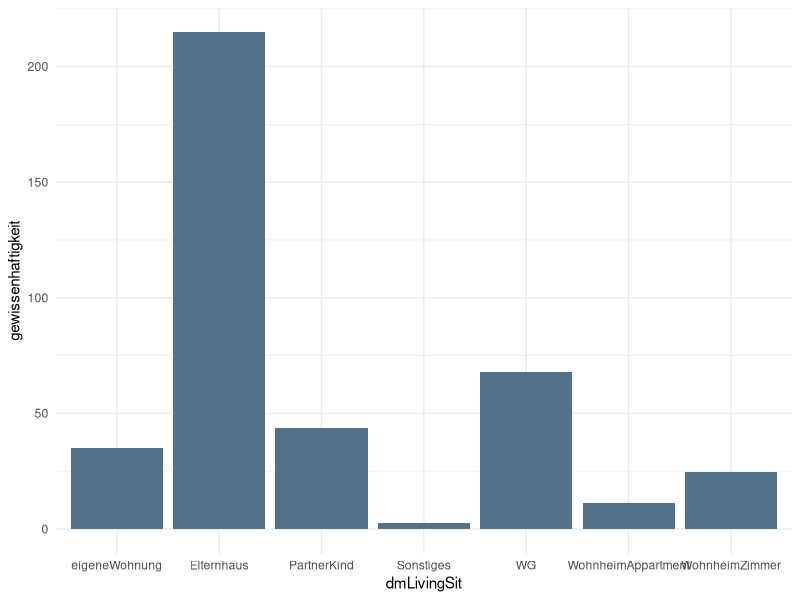
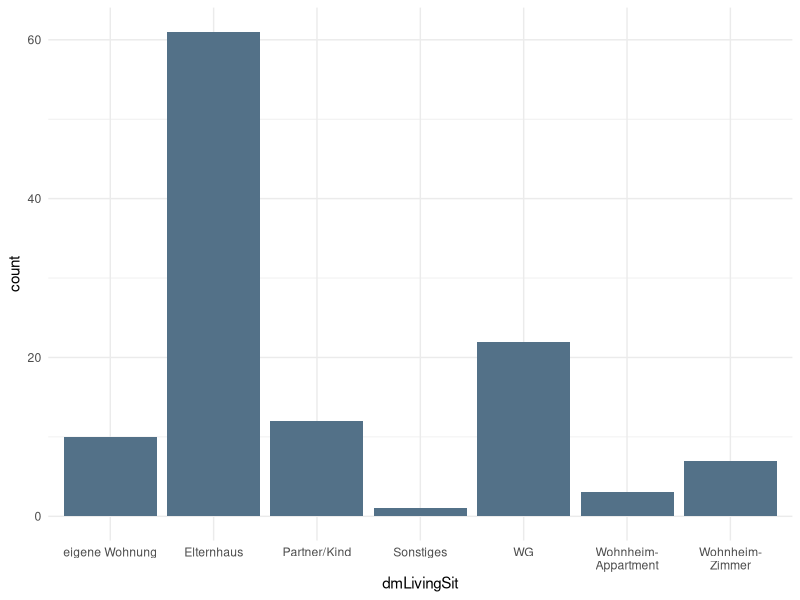
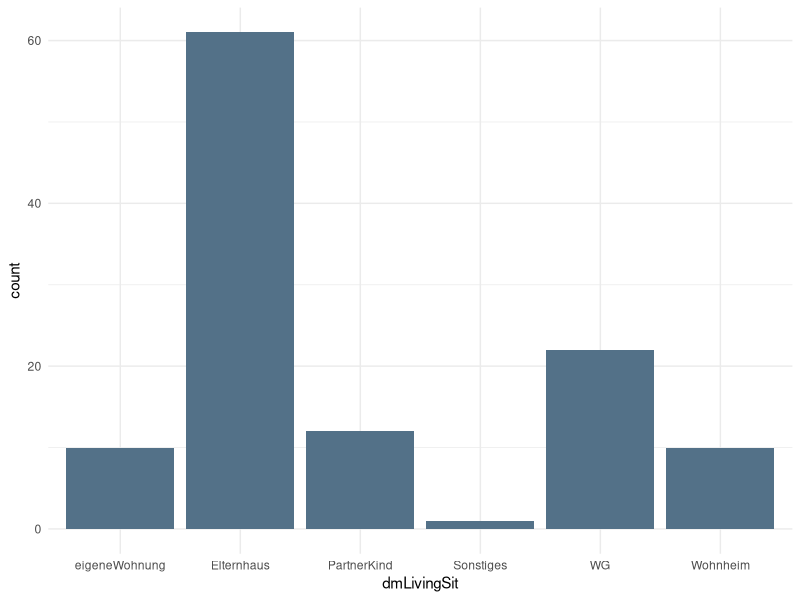
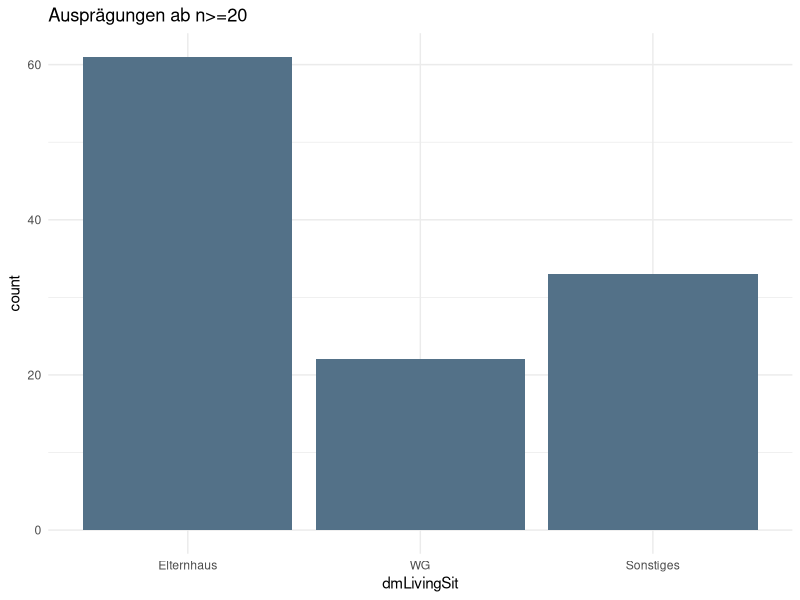
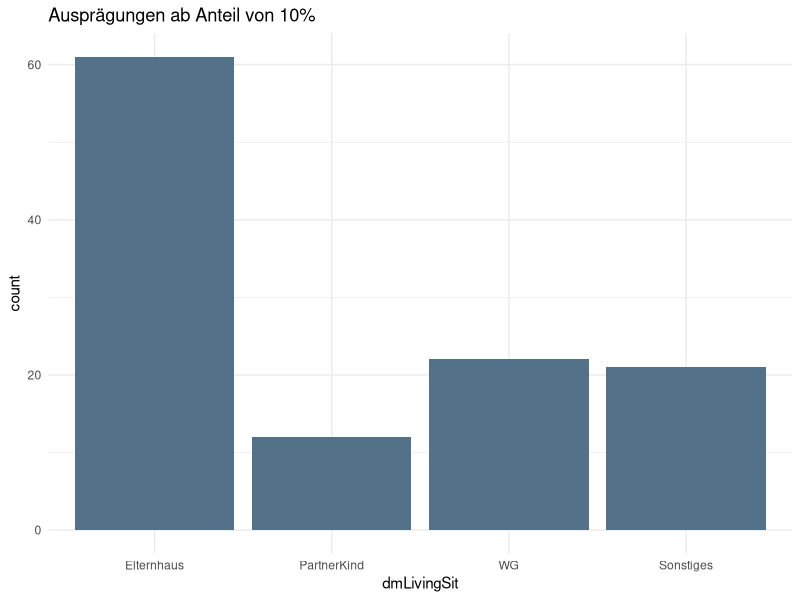
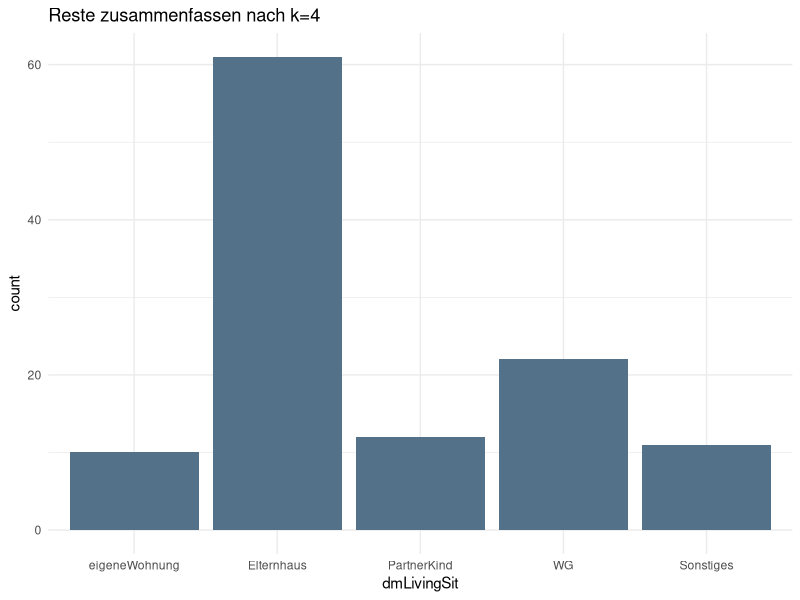
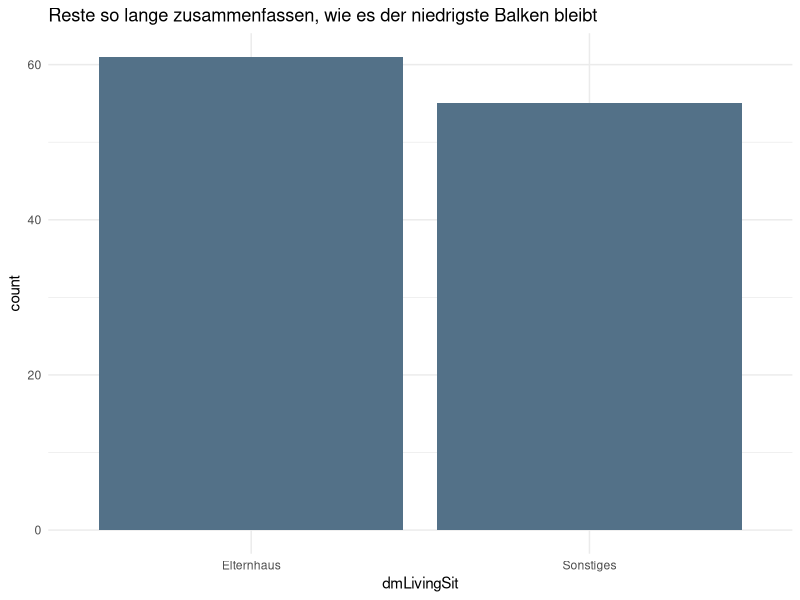
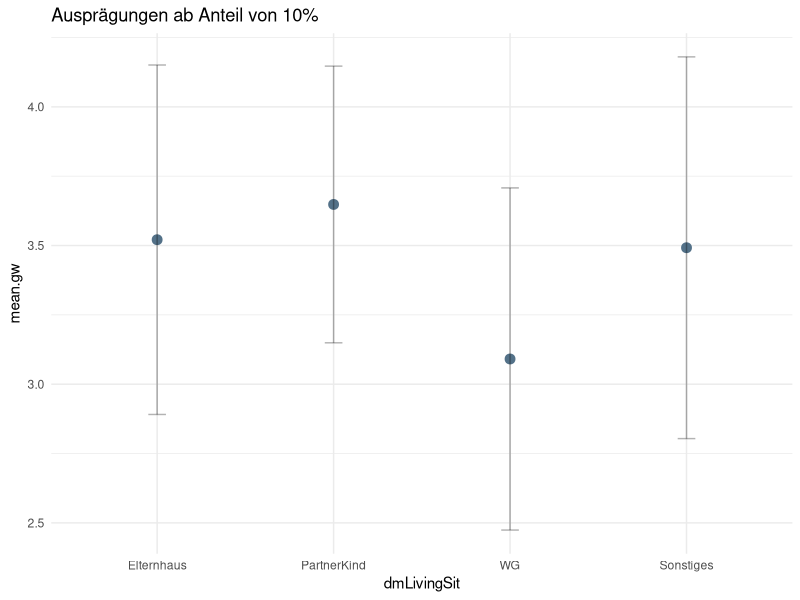

Source code (R) for these figures, in order:
## ---- chunk 1
#| echo: false
#| warning: false
library(tidyverse)

dataset <- read.csv("dataset_srl_challenges_wrangled.csv")
## ---- chunk 2
dataset %>% 
  ggplot()+
  geom_col(aes(dmLivingSit, gewissenhaftigkeit), fill = "#537188")+
  theme_minimal()
## ---- chunk 3
# Welche Stufen gibt es noch mal?
levels(factor(dataset$dmLivingSit))

# Plot mit ordentlich benannten Faktorstufen
dataset %>% 
  mutate(dmLivingSit = fct_recode(dmLivingSit,
                                   "eigene Wohnung" = "eigeneWohnung",
                                   "Partner/Kind" = "PartnerKind",
                                   "Wohnheim-\nAppartment" = "WohnheimAppartment",
                                   "Wohnheim-\nZimmer" = "WohnheimZimmer")) %>% 
  ggplot+
  geom_bar(aes(dmLivingSit), fill = "#537188")+
  theme_minimal()
## ---- chunk 4
dataset %>% 
  mutate(dmLivingSit = fct_collapse(dmLivingSit,
                                    Wohnheim = c("WohnheimAppartment", "WohnheimZimmer"))) %>% 
  ggplot+
  geom_bar(aes(dmLivingSit), fill = "#537188")+
  theme_minimal()
## ---- chunk 5
summary(factor(dataset$dmLivingSit))


dataset %>% 
  mutate(dmLivingSit = fct_lump_min(dmLivingSit, min = 20, other_level= "Sonstiges")) %>% 
  ggplot+
  geom_bar(aes(dmLivingSit), fill = "#537188")+
  theme_minimal()+
  ggtitle("Ausprägungen ab n>=20")
## ---- chunk 6
dataset %>% 
  mutate(dmLivingSit = fct_lump_prop(dmLivingSit, prop = 0.1, other_level= "Sonstiges")) %>% 
  ggplot+
  geom_bar(aes(dmLivingSit), fill = "#537188")+
  theme_minimal()+
  ggtitle("Ausprägungen ab Anteil von 10%")

## ---- chunk 7
dataset %>% 
  mutate(dmLivingSit = fct_lump_n(dmLivingSit, n = 4, other_level= "Sonstiges")) %>% 
  ggplot+
  geom_bar(aes(dmLivingSit), fill = "#537188")+
  theme_minimal()+
  ggtitle("Reste zusammenfassen nach k=4")
## ---- chunk 8
dataset %>% 
  mutate(dmLivingSit = fct_lump_lowfreq(dmLivingSit, other_level= "Sonstiges")) %>% 
  ggplot+
  geom_bar(aes(dmLivingSit), fill = "#537188")+
  theme_minimal()+
  ggtitle("Reste so lange zusammenfassen, wie es der niedrigste Balken bleibt")
## ---- chunk 9
dataset %>% 
  mutate(dmLivingSit = fct_lump_prop(dmLivingSit, prop = 0.1, other_level= "Sonstiges")) %>% 
  group_by(dmLivingSit) %>% 
  summarize(mean.gw = mean(gewissenhaftigkeit),
            sd.gw = sd(gewissenhaftigkeit)) %>% 
  ggplot(aes(dmLivingSit, mean.gw))+
  geom_point(color = "#537188", size=3)+
  geom_errorbar(aes(ymin=mean.gw-sd.gw, ymax=mean.gw+sd.gw), width=0.1, alpha=0.3)+
  theme_minimal()+
  ggtitle("Ausprägungen ab Anteil von 10%")
## ---- chunk 10
dataset %>% 
  mutate(dmLivingSit = fct_infreq(dmLivingSit)) %>% 
  ggplot+
  geom_bar(aes(dmLivingSit), fill = "#537188")+
  theme_minimal()+
  ggtitle("Sortierung nach Höhe, absteigend")
## ---- chunk 11
dataset %>% 
  mutate(dmLivingSit = fct_rev(fct_infreq(dmLivingSit))) %>% 
  ggplot+
  geom_bar(aes(dmLivingSit), fill = "#537188")+
  theme_minimal()+
  ggtitle("Sortierung nach Höhe, aufsteigend")
## ---- chunk 12
dataset %>% 
  mutate(dmLivingSit = fct_relevel(dmLivingSit, "Sonstiges", after=Inf)) %>% 
  ggplot+
  geom_bar(aes(dmLivingSit), fill = "#537188")+
  theme_minimal()+
  ggtitle("Sonstiges am Ende platziert")
## ---- chunk 13
dataset %>% 
  group_by(dmLivingSit) %>% 
  summarize(mean.gw = mean(gewissenhaftigkeit),
            sd.gw = sd(gewissenhaftigkeit)) %>% 
  ggplot(aes(x=fct_rev(fct_reorder(dmLivingSit, mean.gw)), mean.gw))+
  geom_point(color = "#537188", size=3)+
  geom_errorbar(aes(ymin=mean.gw-sd.gw, ymax=mean.gw+sd.gw), width=0.1, alpha=0.3)+
  theme_minimal()+
  ggtitle("Sortierung in Abhängigkeit von Gewissenhaftigkeit")
## ---- chunk 14
#| echo: false

dataset %>% 
  mutate(dmLivingSit = fct_recode(dmLivingSit,
                                   "eigene Wohnung" = "eigeneWohnung",
                                   "Partner/Kind" = "PartnerKind",
                                   "Wohnheim-\nAppartment." = "WohnheimAppartment",
                                   "Wohnheim-\nZimmer" = "WohnheimZimmer")) %>%
  group_by(dmLivingSit) %>% 
  summarize(mean.study = mean(suboptimal_study),
            sd.study = sd(suboptimal_study),
            n = n()) %>% 
  ggplot(aes(x=fct_relevel(fct_rev(fct_reorder(dmLivingSit, mean.study)), "Sonstiges", after=Inf), mean.study))+
    geom_errorbar(aes(ymin=mean.study-sd.study, ymax=mean.study+sd.study), width=0.1, alpha=0.3)+
  geom_point(color = "#537188", size=3)+
  theme_minimal()+
  ggtitle("Lernort in Abhängigkeit von Wohnsituation")+
  xlab("Wohnsituation")+
  ylab("Wie ungünstig ist der Lernort?")

# Was ist alles drin?
# fct_recode
# fct_reorder
# fct_rev
# fct_relevel
